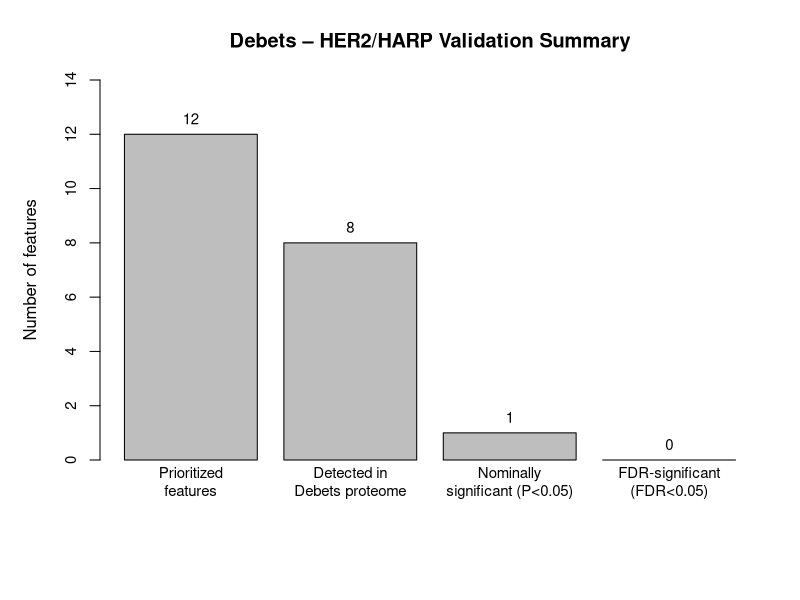

Reproduce this figure in R.
# ================= Debets HER2/HARP validation barplot =================
# This makes a simple PDF barplot summarizing:
#  - total prioritized HER2/HARP features
#  - detected in Debets proteome
#  - nominally significant (P < 0.05)
#  - FDR-significant (FDR < 0.05)

base_dir <- "/Users/maya.anand/Desktop/Thesis/AIM 2 HER2 DATA/Debets et al/aim2_outputs/Debets_HER2_HARP_validation"
out_pdf  <- file.path(base_dir, "Debets_HER2_HARP_validation_barplot.pdf")

# Manually set the counts based on the validation summary
counts <- c(
  total_prioritized   = 12,  # from Wolf core list
  detected_in_Debets  = 8,   # present in Debets proteome
  nominal_P_lt_0.05   = 1,   # nominal hit(s)
  FDR_sig_lt_0.05     = 0    # none pass FDR
)

labels <- c("Prioritized\nfeatures",
            "Detected in\nDebets proteome",
            "Nominally\nsignificant (P<0.05)",
            "FDR-significant\n(FDR<0.05)")

pdf(out_pdf, width = 7, height = 5)
par(mar = c(7, 5, 4, 2))  # extra bottom margin for wrapped labels

bp <- barplot(
  counts,
  names.arg = labels,
  ylim = c(0, max(counts) + 2),
  ylab = "Number of features",
  main = "Debets – HER2/HARP Validation Summary",
  cex.names = 0.9,
  cex.axis = 0.9
)

# Add value labels on top of bars
text(
  x = bp,
  y = counts,
  labels = counts,
  pos = 3,
  cex = 0.9
)

dev.off()

message("Wrote barplot → ", out_pdf)
# ================= END =================
